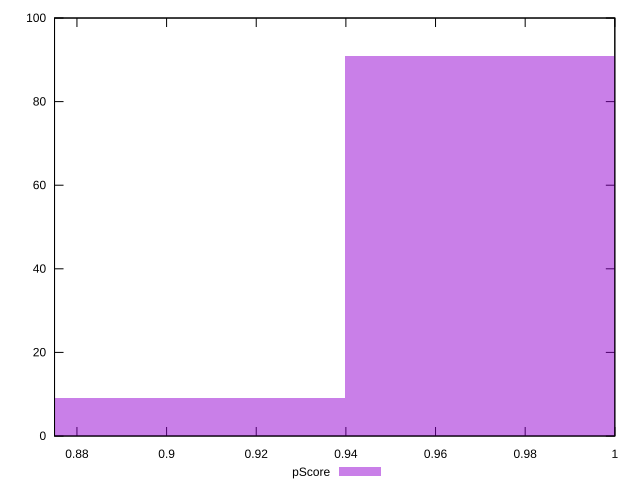

Here is the gnuplot script that generated this plot:
reset

$pScore <<EOF
0.977437133797339 91
0.9022496619667745 9
EOF

set key outside below
set boxwidth 0.07518747183056454
set xrange [0.875:1]
set yrange [0:100]
set trange [0:100]
set style fill transparent solid 0.5 noborder
set terminal svg size 640, 490 enhanced background rgb 'white'
set output "reports/report_00030_2021-02-24T20-42-31.540Z/legacy-javascript/samples/astro/pScore/histogram.svg"

plot $pScore title "pScore" with boxes

reset
